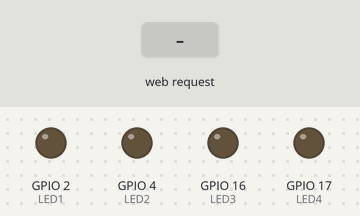
The sketch below on a simulated ESP32. Shown: output pins drawn as LEDs (lit = HIGH). The inputs (shaded band) are chosen by the test bench. What the sketch prints to the serial monitor is not drawn.

Above: at 1.2 s.
1.3 s: HTTP request GET /led1 received
At 2.5 s:
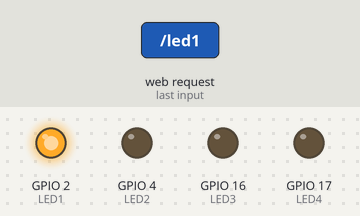
2.8 s: HTTP request GET /led2 received
At 3.6 s:
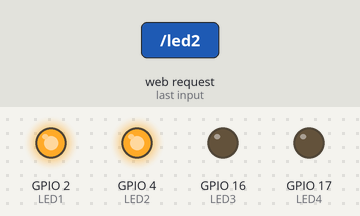
4.3 s: HTTP request GET /led3 received
At 4.8 s:
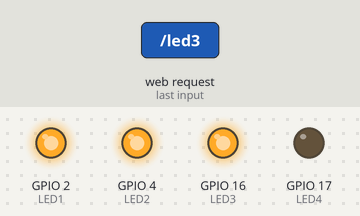
5.8 s: HTTP request GET /led4 received
At 7.0 s:
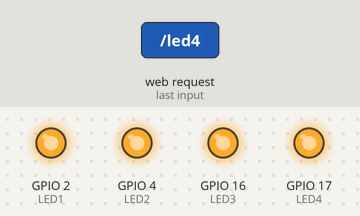
7.3 s: HTTP request GET /led1 received
At 8.3 s:
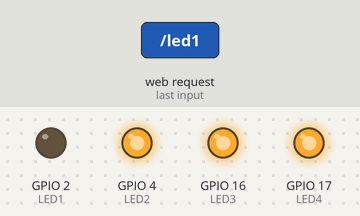
8.8 s: HTTP request GET /allOn received
At 9.4 s:
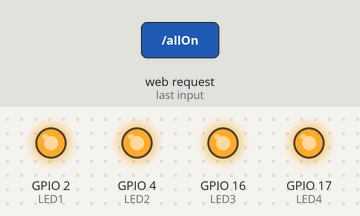
Timing chart, 0 to 11.3 s (numbered marks = the images above; inputs shaded):
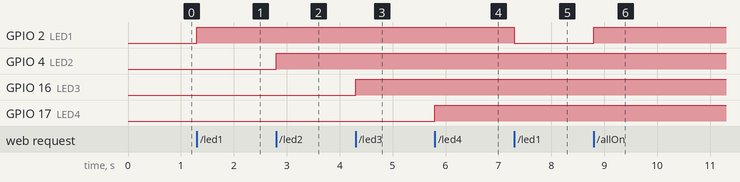

The sketch:

step.ino
```cpp
#include <WiFi.h>
#include <WebServer.h>

// Access Point credentials
const char* ssid = "LED_Control_AP";
const char* password = "12345678";

// Define the LED pins
const int LED1 = 2;
const int LED2 = 4;
const int LED3 = 16;
const int LED4 = 17;

// LED status variables
bool led1Status = false;
bool led2Status = false;
bool led3Status = false;
bool led4Status = false;

// Create web server object on port 80
WebServer server(80);

void setup() {
    // Initialize serial communication
    Serial.begin(115200);

    // Initialize LED pins as outputs
    pinMode(LED1, OUTPUT);
    pinMode(LED2, OUTPUT);
    pinMode(LED3, OUTPUT);
    pinMode(LED4, OUTPUT);

    // Set LEDs initial state to OFF
    digitalWrite(LED1, LOW);
    digitalWrite(LED2, LOW);
    digitalWrite(LED3, LOW);
    digitalWrite(LED4, LOW);

    // Start Access Point
    WiFi.softAP(ssid, password);

    // Print Access Point IP address
    IPAddress IP = WiFi.softAPIP();
    Serial.print("AP IP address: ");
    Serial.println(IP);

    // Define server routes
    server.on("/", handleRoot);
    server.on("/led1", handleLED1);
    server.on("/led2", handleLED2);
    server.on("/led3", handleLED3);
    server.on("/led4", handleLED4);
    server.on("/allOn", handleAllOn);
    server.on("/allOff", handleAllOff);

    // Start the server
    server.begin();
    Serial.println("HTTP server started");
}

void loop() {
    // Handle client requests
    server.handleClient();
}

// Function to handle root page
void handleRoot() {
    String html = "<!DOCTYPE html><html>";
    html += "<head><meta name=\"viewport\" content=\"width=device-width, initial-scale=1\">";
    html += "<style>";
    html += "body { font-family: Arial; text-align: center; margin: 20px; }";
    html += ".button { display: inline-block; background-color: #4CAF50; border: none; color: white; padding: 15px 32px; text-align: center; text-decoration: none; font-size: 16px; margin: 4px 2px; cursor: pointer; border-radius: 8px; }";
    html += ".button.off { background-color: #f44336; }";
    html += ".button.all { background-color: #2196F3; }";
    html += "</style></head><body>";
    html += "<h1>ESP32 LED Control</h1>";

    // LED 1 button
    html += "<p>LED 1: ";
    if (led1Status) {
        html += "<a href=\"/led1\" class=\"button off\">Turn OFF</a>";
    } else {
        html += "<a href=\"/led1\" class=\"button\">Turn ON</a>";
    }
    html += "</p>";

    // LED 2 button
    html += "<p>LED 2: ";
    if (led2Status) {
        html += "<a href=\"/led2\" class=\"button off\">Turn OFF</a>";
    } else {
        html += "<a href=\"/led2\" class=\"button\">Turn ON</a>";
    }
    html += "</p>";

    // LED 3 button
    html += "<p>LED 3: ";
    if (led3Status) {
        html += "<a href=\"/led3\" class=\"button off\">Turn OFF</a>";
    } else {
        html += "<a href=\"/led3\" class=\"button\">Turn ON</a>";
    }
    html += "</p>";

    // LED 4 button
    html += "<p>LED 4: ";
    if (led4Status) {
        html += "<a href=\"/led4\" class=\"button off\">Turn OFF</a>";
    } else {
        html += "<a href=\"/led4\" class=\"button\">Turn ON</a>";
    }
    html += "</p>";

    // All LEDs controls
    html += "<p><a href=\"/allOn\" class=\"button all\">All ON</a>&nbsp;";
    html += "<a href=\"/allOff\" class=\"button all off\">All OFF</a></p>";

    html += "</body></html>";
    server.send(200, "text/html", html);
}

// Handle LED1 toggle
void handleLED1() {
    led1Status = !led1Status;
    digitalWrite(LED1, led1Status);
    server.sendHeader("Location", "/");
    server.send(303);
}

// Handle LED2 toggle
void handleLED2() {
    led2Status = !led2Status;
    digitalWrite(LED2, led2Status);
    server.sendHeader("Location", "/");
    server.send(303);
}

// Handle LED3 toggle
void handleLED3() {
    led3Status = !led3Status;
    digitalWrite(LED3, led3Status);
    server.sendHeader("Location", "/");
    server.send(303);
}

// Handle LED4 toggle
void handleLED4() {
    led4Status = !led4Status;
    digitalWrite(LED4, led4Status);
    server.sendHeader("Location", "/");
    server.send(303);
}

// Handle turning all LEDs on
void handleAllOn() {
    led1Status = true;
    led2Status = true;
    led3Status = true;
    led4Status = true;

    digitalWrite(LED1, HIGH);
    digitalWrite(LED2, HIGH);
    digitalWrite(LED3, HIGH);
    digitalWrite(LED4, HIGH);

    server.sendHeader("Location", "/");
    server.send(303);
}

// Handle turning all LEDs off
void handleAllOff() {
    led1Status = false;
    led2Status = false;
    led3Status = false;
    led4Status = false;

    digitalWrite(LED1, LOW);
    digitalWrite(LED2, LOW);
    digitalWrite(LED3, LOW);
    digitalWrite(LED4, LOW);

    server.sendHeader("Location", "/");
    server.send(303);
}
```

Measured:
- after the input at 1.3 s, GPIO 2 (LED1): LOW → HIGH at once
- after the input at 2.8 s, GPIO 4 (LED2): LOW → HIGH at once
- after the input at 4.3 s, GPIO 16 (LED3): LOW → HIGH at once
- after the input at 5.8 s, GPIO 17 (LED4): LOW → HIGH at once
- after the input at 7.3 s, GPIO 2 (LED1): HIGH → LOW at once
- after the input at 8.8 s, GPIO 2 (LED1): LOW → HIGH at once
